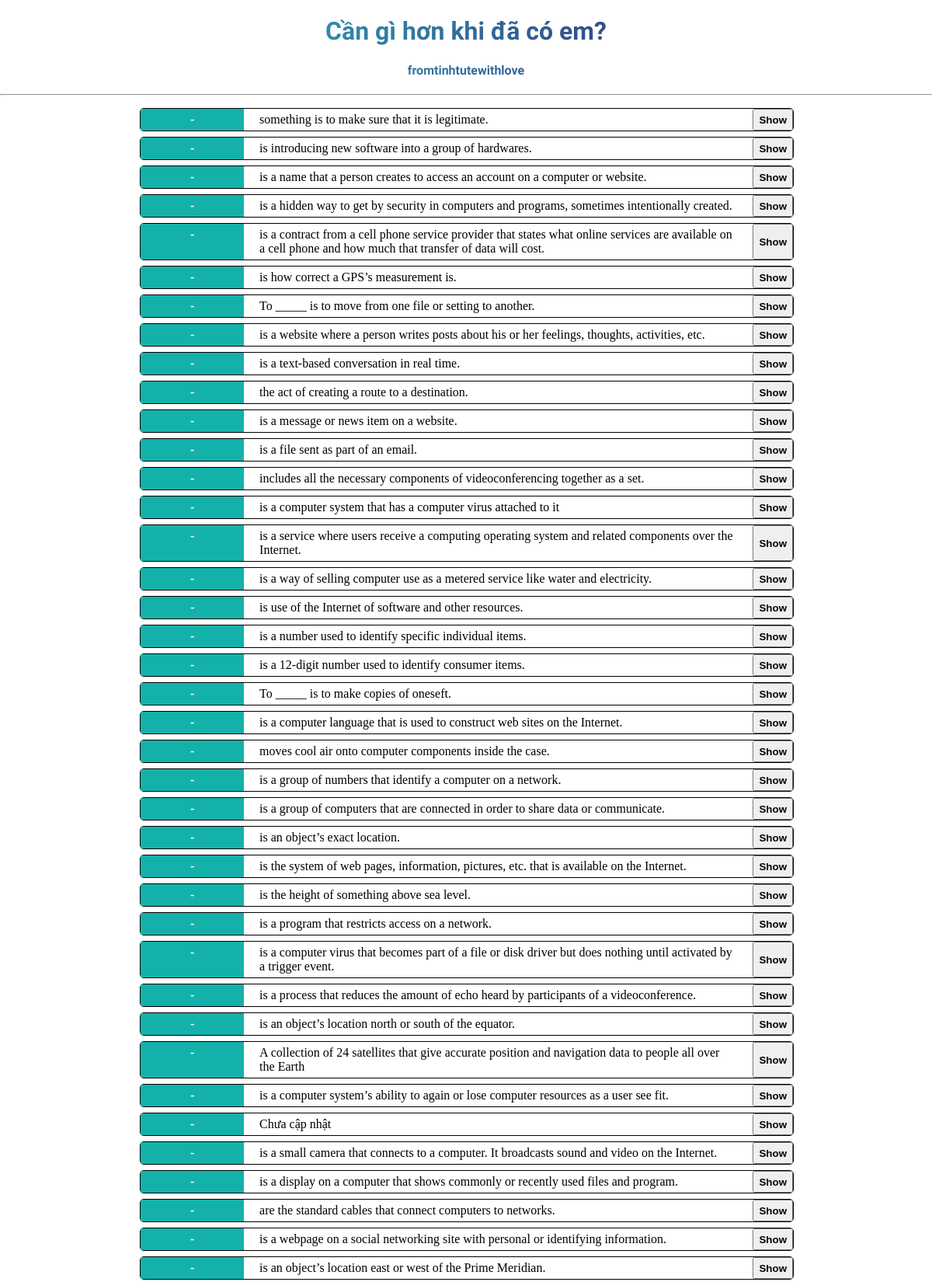
The app's page / (signed in, upper part) with its own data.
### vocabulary/models.py (models this page shows)
class Vocabulary(models.Model):
    word = models.CharField(max_length=255)
    definition = models.TextField()
    meaning = models.TextField()

### vocabulary/views.py (the view)
# urls.py: path('', HomePage.as_view(), name='home'),
class HomePage(LoginRequiredMixin, View):
    login_url = '/admin/login/'
    def get(self, request):
        vocabularys = list(Vocabulary.objects.all())
        random.shuffle(vocabularys)
        return render(request, 'home.html', {'vocabularys' : vocabularys})

### templates/home.html (shortened to what this page needs)
{% extends 'base.html' %}
{% load static %}
{% block main %}
<ul>
    {% for vocabulary in vocabularys %}
    <li class="sentence">
        <div id='word-{{ vocabulary.word }}' class="word-sentence"><strong>-</strong></div>
        <div class="definition-sentence"> {{ vocabulary.definition }} </div>
        <div class="btn-sentence"><button id='showword-{{ vocabulary.word }}'>Show</button></div>
    </li>
    {% endfor %}
</ul>
{% endblock %}

### static/css/style.css (style rules this page uses)
body, html { margin: 0; padding: 0; height: 100%; }
ul { list-style: none; width: 70%; padding: 0 0; }
.sentence { width: 100%; display: flex; justify-content: space-between; margin: 7px 0px; border: 1px solid black; border-radius: 5px; }
.word-sentence { width: 20%; background-color: #14b1ab; padding: 5px 5px; text-align: center; color: white; }
.definition-sentence { padding: 5px 20px; width: 100%; text-align: left; }
button { height: 100%; width: 100%; font-weight: 600; }
::placeholder { color: white; font-weight: 100; opacity: 1; }

### records on screen
Vocabulary: definition "something is to make sure that it is legitimate."
Vocabulary: definition "is introducing new software into a group of hardwares."
Vocabulary: definition "is a name that a person creates to access an account on a computer or website."
Vocabulary: definition "is a hidden way to get by security in computers and programs, sometimes intentionally created."
Vocabulary: definition "is a contract from a cell phone service provider that states what online services are available on a cell phone and how much that transfer of data will cost."
Vocabulary: definition "is how correct a GPS’s measurement is."
Vocabulary: definition "To _____ is to move from one file or setting to another."
Vocabulary: definition "is a website where a person writes posts about his or her feelings, thoughts, activities, etc."
Vocabulary: definition "is a text-based conversation in real time."
Vocabulary: definition "the act of creating a route to a destination."
Vocabulary: definition "is a message or news item on a website."
Vocabulary: definition "is a file sent as part of an email."
Vocabulary: definition "includes all the necessary components of videoconferencing together as a set."
Vocabulary: definition "is a computer system that has a computer virus attached to it"
Vocabulary: definition "is a service where users receive a computing operating system and related components over the Internet."
Vocabulary: definition "is a way of selling computer use as a metered service like water and electricity."
Vocabulary: definition "is use of the Internet of software and other resources."
Vocabulary: definition "is a number used to identify specific individual items."
Vocabulary: definition "is a 12-digit number used to identify consumer items."
Vocabulary: definition "To _____ is to make copies of oneseft."
Vocabulary: definition "is a computer language that is used to construct web sites on the Internet."
Vocabulary: definition "moves cool air onto computer components inside the case."
Vocabulary: definition "is a group of numbers that identify a computer on a network."
Vocabulary: definition "is a group of computers that are connected in order to share data or communicate."
Vocabulary: definition "is an object’s exact location."
Vocabulary: definition "is the system of web pages, information, pictures, etc. that is available on the Internet."
Vocabulary: definition "is the height of something above sea level."
Vocabulary: definition "is a program that restricts access on a network."
Vocabulary: definition "is a computer virus that becomes part of a file or disk driver but does nothing until activated by a trigger event."
Vocabulary: definition "is a process that reduces the amount of echo heard by participants of a videoconference."
Vocabulary: definition "is an object’s location north or south of the equator."
Vocabulary: definition "A collection of 24 satellites that give accurate position and navigation data to people all over the Earth"
Vocabulary: definition "is a computer system’s ability to again or lose computer resources as a user see fit."
Vocabulary: definition "Chưa cập nhật"
Vocabulary: definition "is a small camera that connects to a computer. It broadcasts sound and video on the Internet."
Vocabulary: definition "is a display on a computer that shows commonly or recently used files and program."
Vocabulary: definition "are the standard cables that connect computers to networks."
Vocabulary: definition "is a webpage on a social networking site with personal or identifying information."
Vocabulary: definition "is an object’s location east or west of the Prime Meridian."
